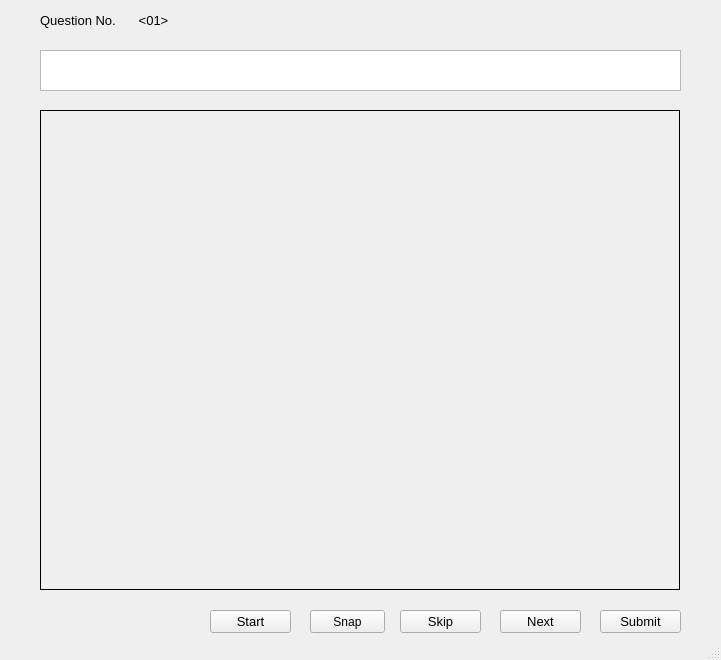
<?xml version="1.0" encoding="UTF-8"?>
<ui version="4.0">
 <class>exam</class>
 <widget class="QMainWindow" name="exam">
  <property name="geometry">
   <rect>
    <x>0</x>
    <y>0</y>
    <width>721</width>
    <height>660</height>
   </rect>
  </property>
  <property name="windowTitle">
   <string>ASL Learning - Examination</string>
  </property>
  <property name="windowIcon">
   <iconset>
    <normaloff>favasl.png</normaloff>favasl.png</iconset>
  </property>
  <widget class="QWidget" name="centralwidget">
   <widget class="QLabel" name="label">
    <property name="geometry">
     <rect>
      <x>40</x>
      <y>10</y>
      <width>81</width>
      <height>21</height>
     </rect>
    </property>
    <property name="font">
     <font>
      <pointsize>10</pointsize>
     </font>
    </property>
    <property name="text">
     <string>Question No.</string>
    </property>
   </widget>
   <widget class="QLabel" name="lbl_qno">
    <property name="geometry">
     <rect>
      <x>130</x>
      <y>10</y>
      <width>47</width>
      <height>21</height>
     </rect>
    </property>
    <property name="font">
     <font>
      <pointsize>10</pointsize>
     </font>
    </property>
    <property name="text">
     <string>&lt;01&gt;</string>
    </property>
    <property name="alignment">
     <set>Qt::AlignCenter</set>
    </property>
   </widget>
   <widget class="QLabel" name="lbl_time">
    <property name="geometry">
     <rect>
      <x>620</x>
      <y>10</y>
      <width>61</width>
      <height>21</height>
     </rect>
    </property>
    <property name="font">
     <font>
      <pointsize>10</pointsize>
     </font>
    </property>
    <property name="text">
     <string>&lt;time&gt;</string>
    </property>
    <property name="alignment">
     <set>Qt::AlignRight|Qt::AlignTrailing|Qt::AlignVCenter</set>
    </property>
   </widget>
   <widget class="QTextEdit" name="txt_q">
    <property name="geometry">
     <rect>
      <x>40</x>
      <y>50</y>
      <width>641</width>
      <height>41</height>
     </rect>
    </property>
   </widget>
   <widget class="QPushButton" name="btn_start">
    <property name="geometry">
     <rect>
      <x>210</x>
      <y>610</y>
      <width>81</width>
      <height>23</height>
     </rect>
    </property>
    <property name="font">
     <font>
      <pointsize>10</pointsize>
     </font>
    </property>
    <property name="text">
     <string>Start</string>
    </property>
   </widget>
   <widget class="QPushButton" name="btn_skip">
    <property name="geometry">
     <rect>
      <x>400</x>
      <y>610</y>
      <width>81</width>
      <height>23</height>
     </rect>
    </property>
    <property name="font">
     <font>
      <pointsize>10</pointsize>
     </font>
    </property>
    <property name="text">
     <string>Skip</string>
    </property>
   </widget>
   <widget class="QPushButton" name="btn_nxt">
    <property name="geometry">
     <rect>
      <x>500</x>
      <y>610</y>
      <width>81</width>
      <height>23</height>
     </rect>
    </property>
    <property name="font">
     <font>
      <pointsize>10</pointsize>
     </font>
    </property>
    <property name="text">
     <string>Next</string>
    </property>
   </widget>
   <widget class="QPushButton" name="btn_Submit">
    <property name="geometry">
     <rect>
      <x>600</x>
      <y>610</y>
      <width>81</width>
      <height>23</height>
     </rect>
    </property>
    <property name="font">
     <font>
      <pointsize>10</pointsize>
     </font>
    </property>
    <property name="text">
     <string>Submit</string>
    </property>
   </widget>
   <widget class="QLabel" name="lbl_date">
    <property name="geometry">
     <rect>
      <x>480</x>
      <y>10</y>
      <width>121</width>
      <height>21</height>
     </rect>
    </property>
    <property name="text">
     <string>&lt;date&gt;</string>
    </property>
    <property name="alignment">
     <set>Qt::AlignRight|Qt::AlignTrailing|Qt::AlignVCenter</set>
    </property>
   </widget>
   <widget class="QPushButton" name="btn_snap">
    <property name="geometry">
     <rect>
      <x>310</x>
      <y>610</y>
      <width>75</width>
      <height>23</height>
     </rect>
    </property>
    <property name="text">
     <string>Snap</string>
    </property>
   </widget>
   <widget class="QLabel" name="lbl_cam">
    <property name="geometry">
     <rect>
      <x>40</x>
      <y>110</y>
      <width>640</width>
      <height>480</height>
     </rect>
    </property>
    <property name="frameShape">
     <enum>QFrame::Box</enum>
    </property>
    <property name="text">
     <string/>
    </property>
   </widget>
  </widget>
  <widget class="QStatusBar" name="statusbar"/>
 </widget>
 <resources/>
 <connections/>
</ui>
